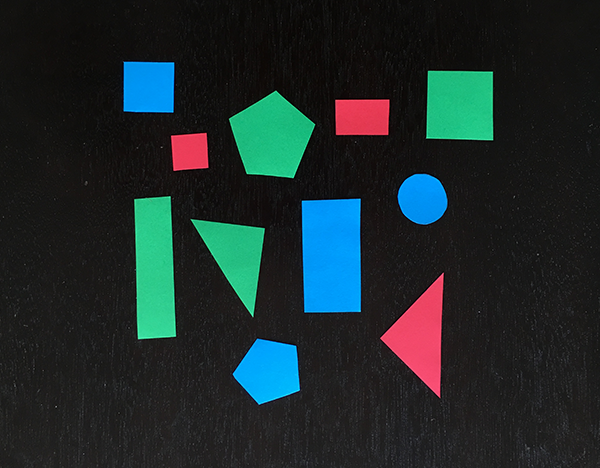
#> input picture example_shapes.png, 600 x 468 px
$ python test.py --image example_shapes.png
#> lines starting #> are read from the running program, lines starting #| are printed output that depends on the picture

# import the necessary packages
from __future__ import print_function
import numpy as np
import argparse
import cv2

def adjust_gamma(image, gamma=1.0):
	# build a lookup table mapping the pixel values [0, 255] to
	# their adjusted gamma values
	invGamma = 1.0 / gamma
	table = np.array([((i / 255.0) ** invGamma) * 255
		for i in np.arange(0, 256)]).astype("uint8")

	# apply gamma correction using the lookup table
	return cv2.LUT(image, table)

# construct the argument parse and parse the arguments
ap = argparse.ArgumentParser()
ap.add_argument("-i", "--image", required=True,
	help="path to input image")
args = vars(ap.parse_args())

# load the original image
original = cv2.imread(args["image"])
#> original is the input picture: shape (468, 600, 3); mean B, G, R 43.2, 42.5, 29.4

# loop over various values of gamma
for gamma in np.arange(0.0, 3.5, 0.5):
	# ignore when gamma is 1 (there will be no change to the image)
	if gamma == 1:
		continue

	# apply gamma correction and show the images
	gamma = gamma if gamma > 0 else 0.1
	adjusted = adjust_gamma(original, gamma=gamma)
	cv2.putText(adjusted, "g={}".format(gamma), (10, 30),
		cv2.FONT_HERSHEY_SIMPLEX, 0.8, (0, 0, 255), 3)
	cv2.imshow("Images", np.hstack([original, adjusted]))
	cv2.waitKey(0)
#> this loop made 7 passes
#> pass 1, `adjusted = adjust_gamma(original, gamma=gamma)`:
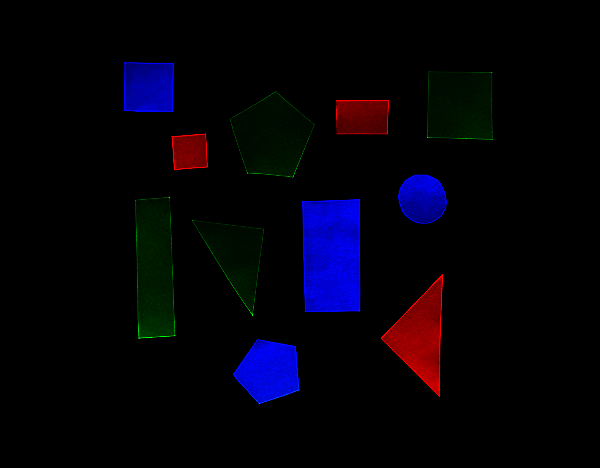
#> adjusted: shape (468, 600, 3); mean B, G, R 10, 1.5, 3.3
#> pass 1, `cv2.imshow("Images", np.hstack([original, adjusted]))`:
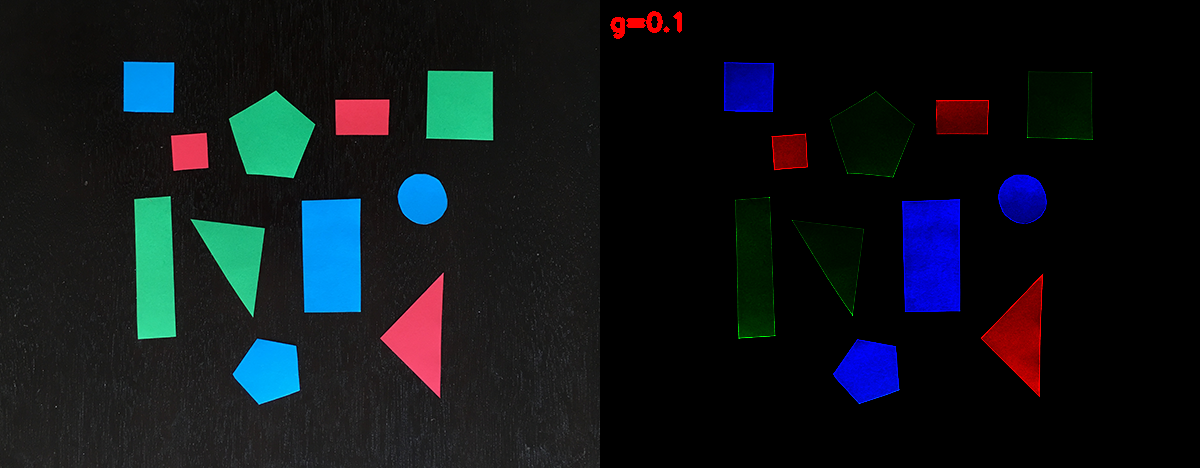
#> window 'Images': shape (468, 1200, 3); mean B, G, R 26.6, 22, 16.7
#> pass 2, `adjusted = adjust_gamma(original, gamma=gamma)`:
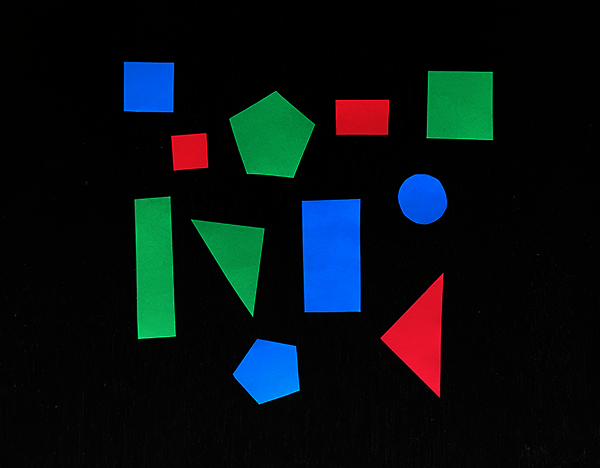
#> adjusted: shape (468, 600, 3); mean B, G, R 19.2, 16.8, 7.7
#> pass 2, `cv2.imshow("Images", np.hstack([original, adjusted]))`:
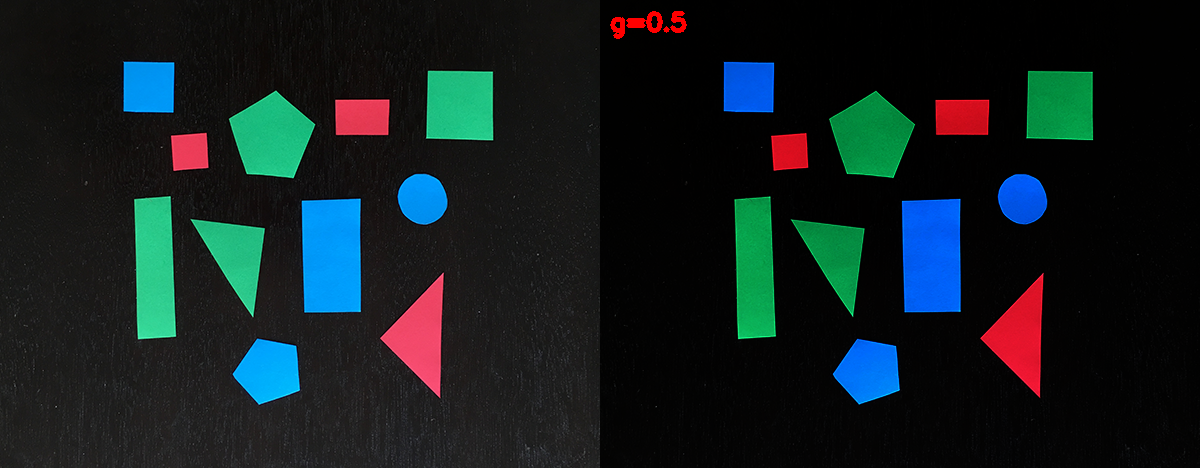
#> window 'Images': shape (468, 1200, 3); mean B, G, R 31.2, 29.7, 18.9
#> after the loop:
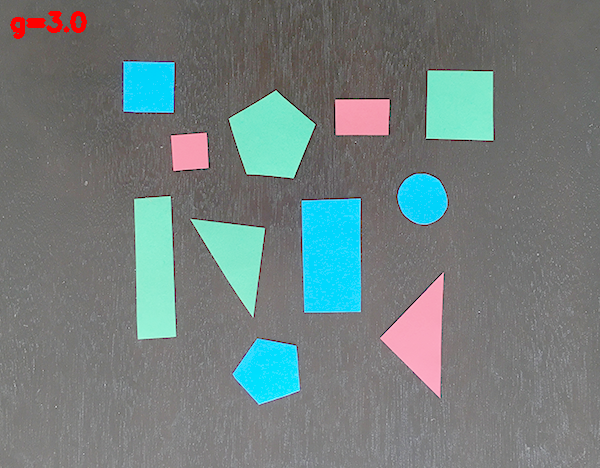
#> adjusted: shape (468, 600, 3); mean B, G, R 125.8, 126.5, 114.6
